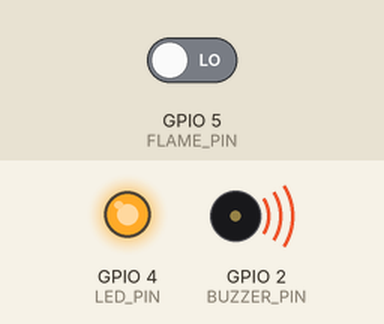
Bench run of a sketch on a simulated ESP8266 (NodeMCU). On the bench: output pins drawn as LEDs (lit = HIGH), buzzer (waves = sounding, pin HIGH). The test bench sets the inputs (shaded band); at power-on: GPIO 5 (FLAME_PIN) LOW. WiFi joins after 1.5 s; servers stay silent unless stated; what the sketch prints to the serial monitor is not drawn.

Above: at 6.8 s.
6.9 s: GPIO 5 (FLAME_PIN) driven HIGH
At 9.8 s:
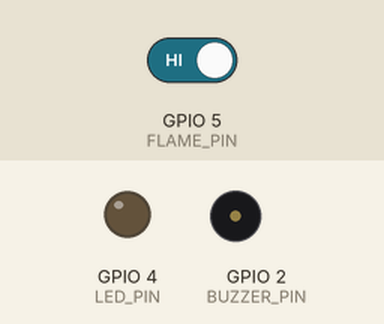
11.0 s: GPIO 5 (FLAME_PIN) driven LOW
At 13.3 s:
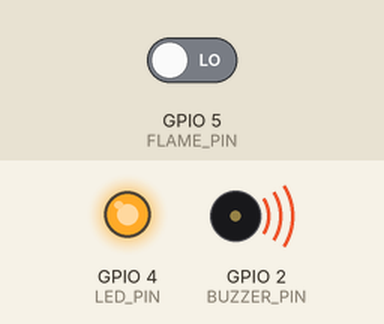
Timing chart, 0 to 14.8 s (numbered marks = the images above; inputs shaded):
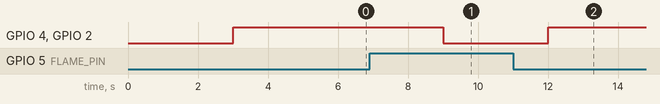

Measured:
- after the input at 6.9 s, GPIO 4 (LED_PIN), GPIO 2 (BUZZER_PIN): HIGH → LOW after 2.1 s
- after the input at 11.0 s, GPIO 4 (LED_PIN), GPIO 2 (BUZZER_PIN): LOW → HIGH after 1.0 s

The sketch:

Fire.ino
```cpp
#include <ThingerESP8266.h>
#include <ESP8266WiFi.h>
#include <WifiClient.h>

#define USERNAME "winzliu"
#define DEVICE_ID "andyluthfialwin"
#define DEVICE_CREDENTIAL "+ZupmcBYTm2mN86-"

ThingerESP8266 thing(USERNAME, DEVICE_ID, DEVICE_CREDENTIAL);

#define WIFI_SSID "KOST TENTREM LOBBY"
#define WIFI_PASSWORD "meteorakalambaka18"

String kondisi = "";

#define FLAME_PIN 5
#define BUZZER_PIN 2
#define LED_PIN 4

void setup() {
    Serial.begin(115200);
    pinMode(FLAME_PIN, INPUT);
    pinMode(BUZZER_PIN, OUTPUT);
    pinMode(LED_PIN, OUTPUT);

    digitalWrite(BUZZER_PIN, LOW);

    WiFi.begin(WIFI_SSID, WIFI_PASSWORD);
    Serial.print("Connecting to Wi-Fi");
    while (WiFi.status() != WL_CONNECTED) {
        delay(500);
        Serial.print(".");
    }
    Serial.println();
    Serial.println("Connected to the Wi-Fi network");

    thing.add_wifi(WIFI_SSID, WIFI_PASSWORD);

    thing["Dataku"] >> [] (pson & out) {
        out["kondisi"] = kondisi;
    };
}

unsigned long previousMillis = 0, currentMillis;
const long interval = 3000;
int api = 0;

void loop() {
    thing.handle();
    currentMillis = millis();
    if (currentMillis - previousMillis >= interval) {
        previousMillis = currentMillis;

        api = digitalRead(FLAME_PIN);
        if (api) {
            digitalWrite(BUZZER_PIN, LOW);
            digitalWrite(LED_PIN, LOW);
            kondisi = "Aman";
        } else {
            digitalWrite(BUZZER_PIN, HIGH);
            digitalWrite(LED_PIN, HIGH);

            kondisi = "Ada Api!";
            thing.call_endpoint("my_api_endpoint1");
        }
    }
}
```
